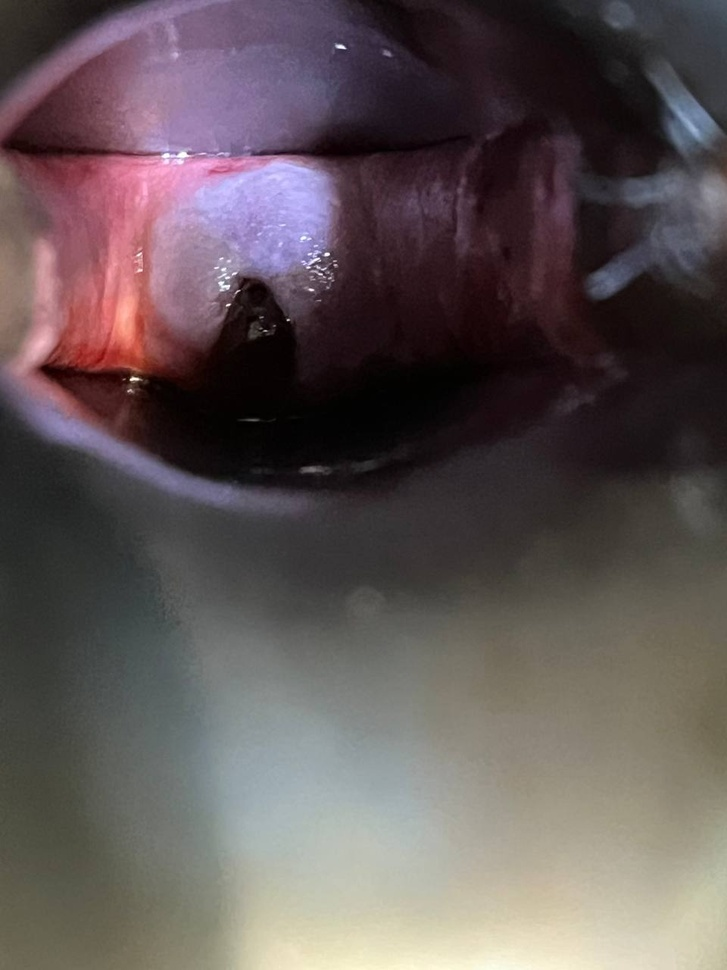
#> input picture datasets/dataset_puskesmas/abnormal/2B-2.jpg, 727 x 970 px, shrunk from 960 x 1280 before the run, found by its file name; its folder holds only this picture in this run
$ python intensity_normalization_minmax.py
#> lines starting #> are read from the running program, lines starting #| are printed output that depends on the picture
import os
from PIL import Image
import numpy as np

def min_max_normalize(image_path, feature_range=(0, 255)):
    """
    Melakukan Min-Max normalization pada sebuah gambar grayscale.

    Args:
        image_path (str): Jalur lengkap ke file gambar.
        feature_range (tuple): Rentang output normalisasi (default: (0, 255)).

    Returns:
        numpy.ndarray: Gambar yang sudah dinormalisasi dalam bentuk array NumPy, atau None jika terjadi kesalahan.
    """
#> called with feature_range = (0, 255)
    try:
        # Buka gambar dan konversi ke grayscale
        img = Image.open(image_path).convert('L')
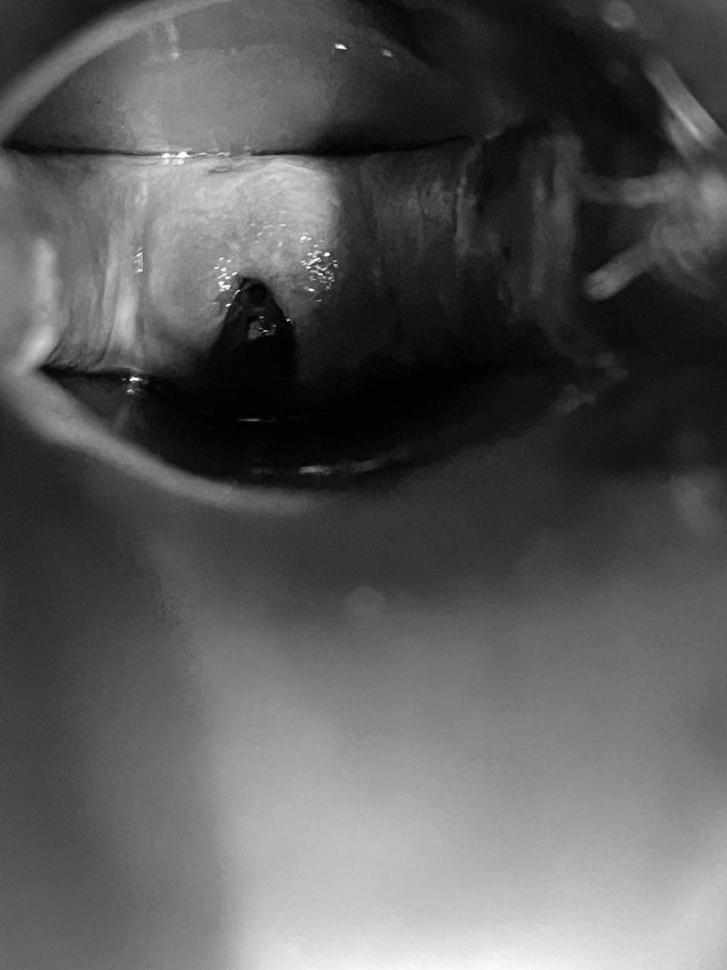
#> img: PIL image 727x970 L; min 0, max 255, mean 89
        img_array = np.array(img, dtype=np.float32)

        min_val, max_val = np.min(img_array), np.max(img_array)
#> min_val = 0; max_val = 255
        if max_val - min_val == 0:
            print(f"[PERINGATAN] Gambar '{os.path.basename(image_path)}' memiliki rentang nol. Normalisasi tidak dilakukan.")
            return img_array

        # Min-Max scaling
        scale_min, scale_max = feature_range
        normalized_img_array = (img_array - min_val) / (max_val - min_val)
        normalized_img_array = normalized_img_array * (scale_max - scale_min) + scale_min

        print(f"[INFO] Gambar '{os.path.basename(image_path)}' berhasil dinormalisasi (Min-Max).")
        return normalized_img_array

    except FileNotFoundError:
        print(f"[ERROR] File tidak ditemukan: {image_path}")
        return None
    except Exception as e:
        print(f"[ERROR] Terjadi kesalahan saat memproses gambar '{str(image_path)}': {e}")
        return None


def process_dataset(input_dir, output_dir, feature_range=(0, 255)):
    """
    Memproses seluruh dataset gambar dalam sebuah direktori dengan Min-Max normalization.

    Args:
        input_dir (str): Direktori yang berisi gambar-gambar mentah.
        output_dir (str): Direktori untuk menyimpan gambar-gambar yang sudah dinormalisasi.
        feature_range (tuple): Rentang output normalisasi (default: (0, 255)).
    """
    if not os.path.exists(output_dir):
        os.makedirs(output_dir)
        print(f"[INFO] Direktori output '{output_dir}' berhasil dibuat.")

    print(f"[INFO] Memproses dataset dari '{input_dir}'...")

    for filename in os.listdir(input_dir):
        if filename.lower().endswith(('.png', '.jpg', '.jpeg', '.tiff', '.bmp', '.gif')):
            input_path = os.path.join(input_dir, filename)
            normalized_image_array = min_max_normalize(input_path, feature_range)

            if normalized_image_array is not None:
                # Simpan dalam format gambar (uint8 jika range 0-255)
                if feature_range == (0, 255):
                    normalized_img_uint8 = normalized_image_array.astype(np.uint8)
                    Image.fromarray(normalized_img_uint8, 'L').save(os.path.join(output_dir, filename))
                else:
                    # Kalau range bukan 0-255, tetap simpan ke 0-255 agar bisa dilihat sebagai gambar
                    normalized_img_uint8 = ((normalized_image_array - np.min(normalized_image_array)) /
                                            (np.max(normalized_image_array) - np.min(normalized_image_array)) * 255).astype(np.uint8)
                    Image.fromarray(normalized_img_uint8, 'L').save(os.path.join(output_dir, filename))

                print(f"[INFO] Gambar disimpan: '{os.path.join(output_dir, filename)}'")


# --- Penggunaan Program ---
if __name__ == "__main__":
    # Ganti dengan jalur direktori dataset Anda
    input_directory = '../datasets/base_dataset/001_cropped/abnormal'
    output_directory = '../datasets/base_dataset/004_intensity_normalized_minmax/abnormal'

    # Proses seluruh dataset
    process_dataset(input_directory, output_directory, feature_range=(0, 255))

    # Contoh penggunaan untuk satu gambar
    example_image_path = 'path/to/your/single/image.jpg'
    # [4 lines of commented-out code are left out]

$ run again, on datasets/dataset_puskesmas/abnormal/5B-1.jpg
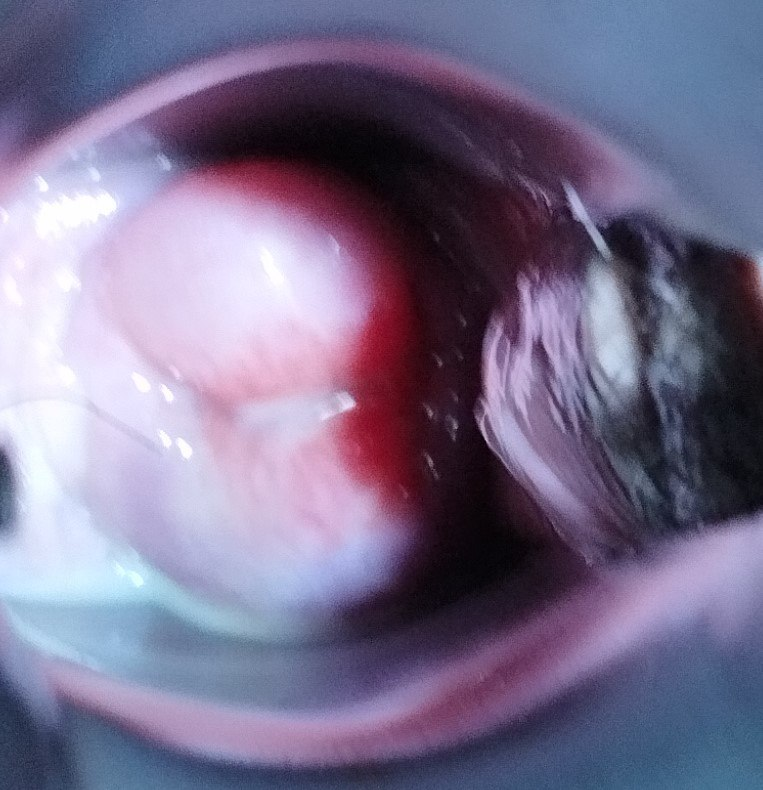
#> input picture datasets/dataset_puskesmas/abnormal/5B-1.jpg, 763 x 790 px, found by its file name
#> in min_max_normalize, `img = Image.open(image_path).convert('L')`:
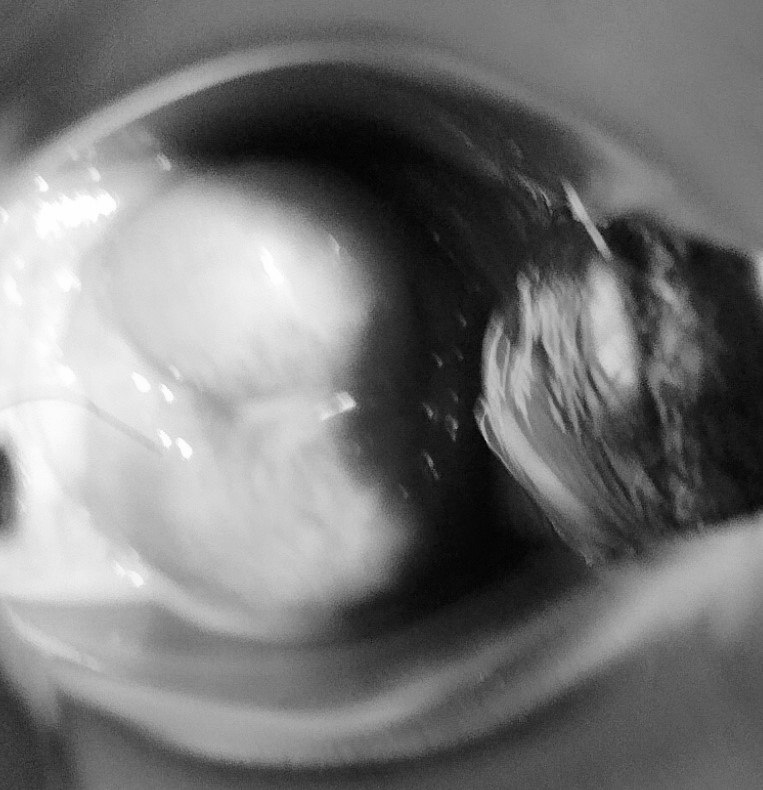
#> img: PIL image 763x790 L; min 1, max 255, mean 118.3
#> min_val = 1; max_val = 255

$ run again, on datasets/dataset_puskesmas/abnormal/IMG_20250516_110128.jpg
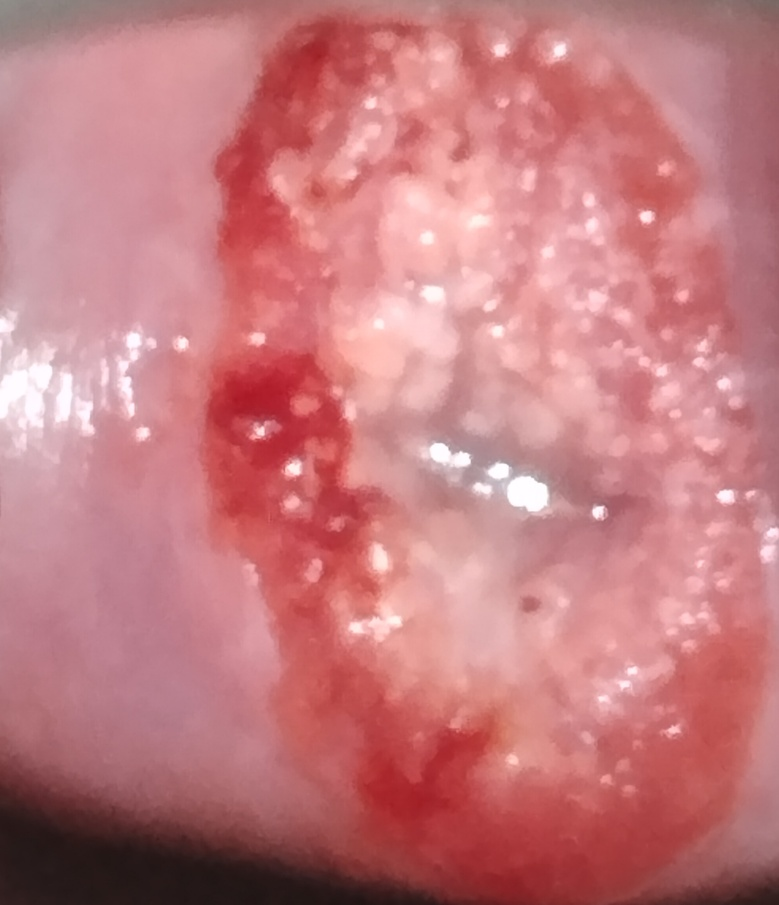
#> input picture datasets/dataset_puskesmas/abnormal/IMG_20250516_110128.jpg, 779 x 905 px, shrunk from 1976 x 2296 before the run, found by its file name
#> in min_max_normalize, `img = Image.open(image_path).convert('L')`:
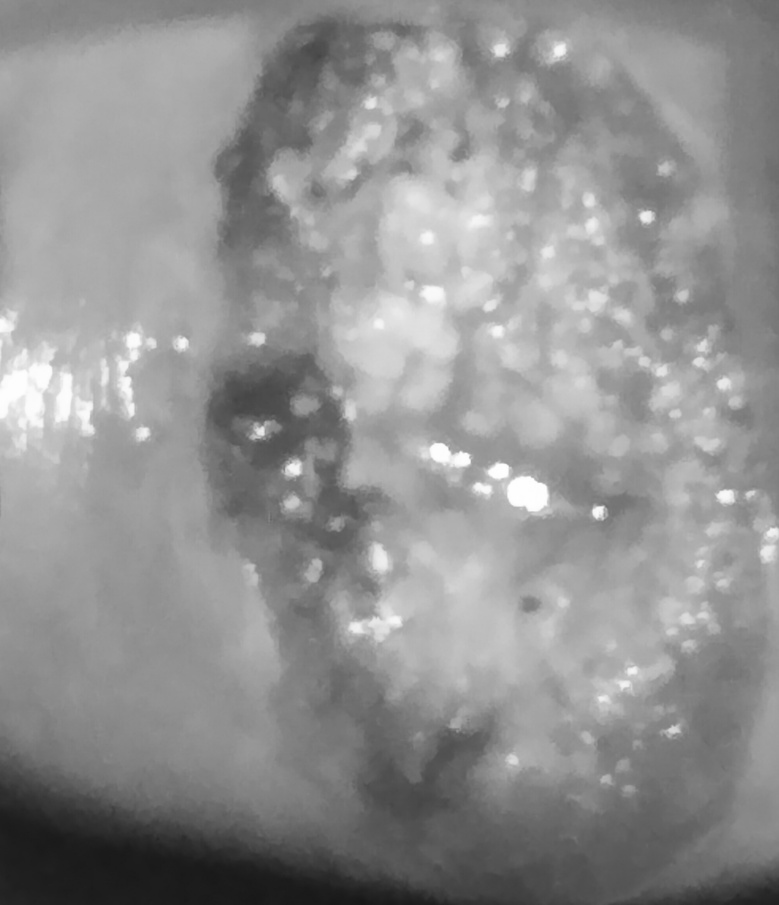
#> img: PIL image 779x905 L; min 23, max 255, mean 145.4
#> min_val = 23; max_val = 255
#> in min_max_normalize, `normalized_img_array = (img_array - min_val) / (max_val - min_val)`:
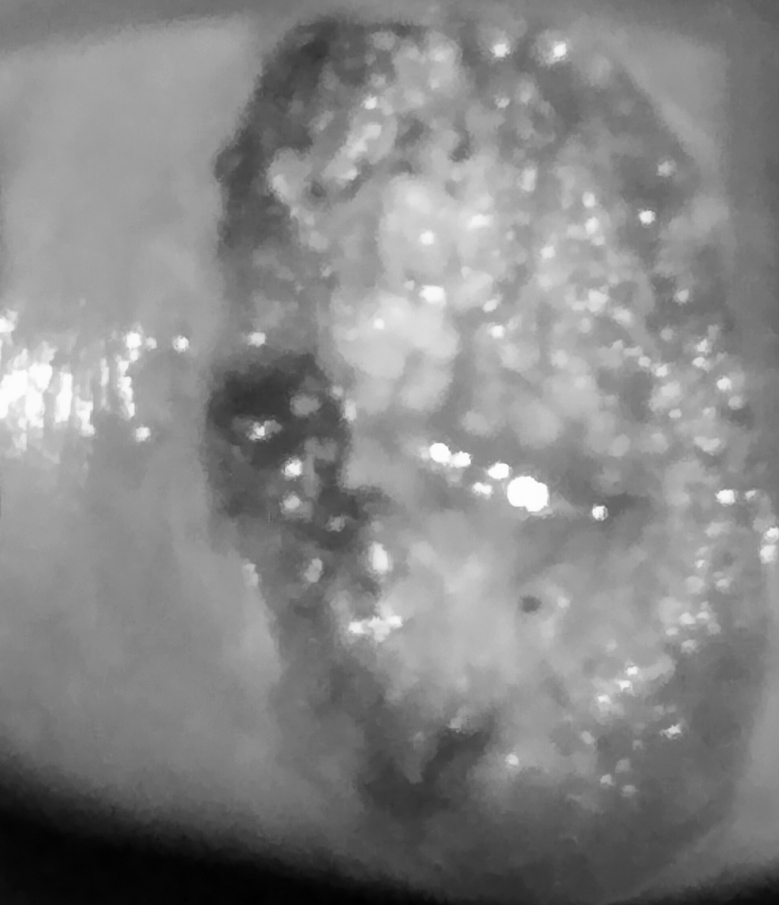
#> normalized_img_array: shape (905, 779) float32; min 0, max 1, mean 0.528
